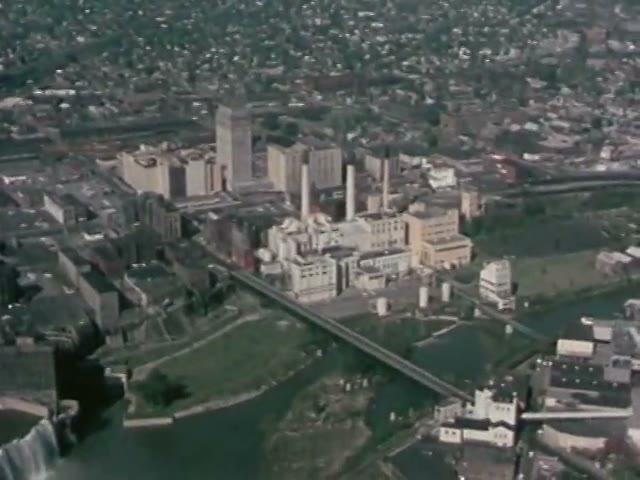
#> input picture assets/film/c_aerial/001.jpg, 640 x 480 px
$ python -i prep.py   (imports and definitions only)
#> lines starting #> are read from the running program, lines starting #| are printed output that depends on the picture
#> further down, picture is the input picture: PIL image 640x480 RGB; mean R, G, B 80.3, 86.4, 82.4
#!/usr/bin/env python3
"""raw/* → assets/ for the page (run with the library's Python, which has PIL):
photos → <name>.jpg (longest side capped); the 1906 shareholders' book pages → the photograph only (auto-cropped from the cream page);
line drawings (patents, cutaway, Sasson sketch) → <name>.png as ink on transparent (drawn cream on the dark ground);
the 1963 film and the 2012-era tower time-lapse → assets/film/<clip>/NNN.jpg at 12 fps; assets/sizes.json."""
import os, glob, json, subprocess
from PIL import Image, ImageOps, ImageFilter
Image.MAX_IMAGE_PIXELS = None
# [1 line not run here, left out]
INK = {'patent1', 'patent2', 'nara_camera', 'pat75_1', 'pat75_2', 'cutaway', 'sasson_cam'}
def fresh(out, src): return os.path.exists(out) and os.path.getmtime(out) > max(os.path.getmtime(src), os.path.getmtime(__file__))
def ink(im, lo=215, span=150):
#> called with lo = 215, span = 150
    g = ImageOps.autocontrast(ImageOps.grayscale(im), cutoff=(1, 1))
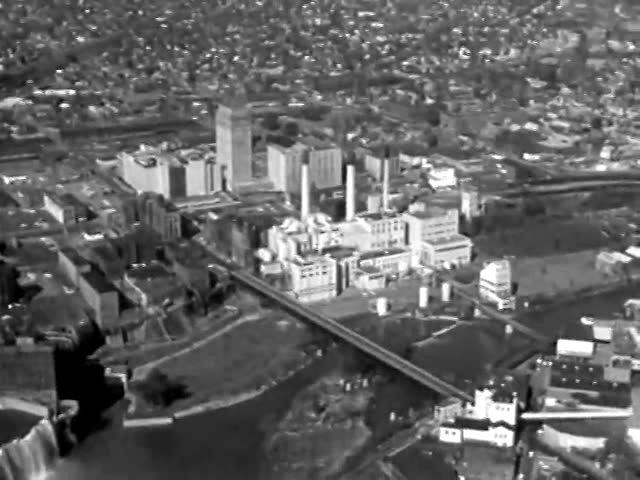
#> g: PIL image 640x480 L; min 0, max 255, mean 99.7
    a = g.point(lambda v: max(0, min(255, int((lo - v) * 255 / span)))).filter(ImageFilter.GaussianBlur(.5))
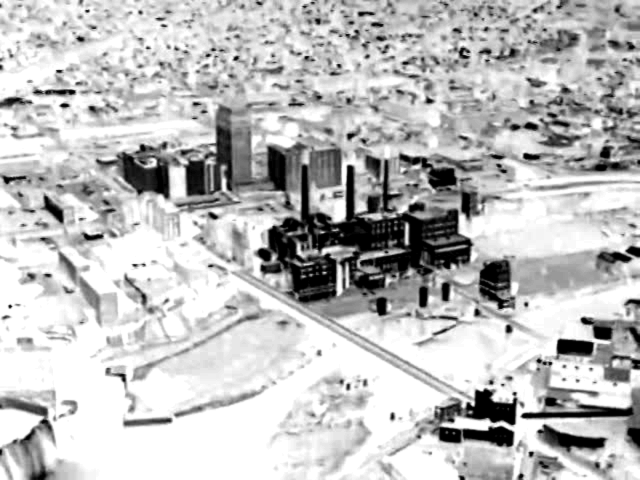
#> a: PIL image 640x480 L; min 0, max 255, mean 190.3
    o = Image.new('RGBA', im.size, (42, 32, 24, 255)); o.putalpha(a); bb = a.point(lambda v: 255 if v > 40 else 0).getbbox()
#> after `o = Image.new('RGBA', im.size, (42, 32, 24, 255))`:
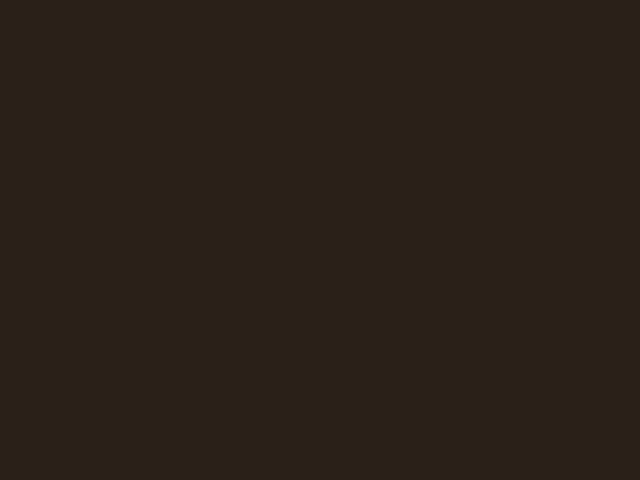
#> o: PIL image 640x480 RGBA; mean R, G, B, A 42, 32, 24, 255
#> after `o.putalpha(a)`:
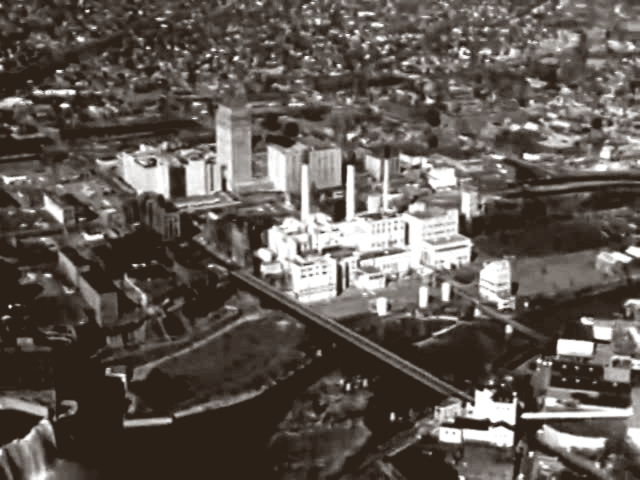
#> o: PIL image 640x480 RGBA; mean R, G, B, A 42, 32, 24, 190.3; transparent parts drawn white
#> after `bb = a.point(lambda v: 255 if v > 40 else 0).getbbox()`: bb = (0, 0, 640, 480)
    return o.crop(bb) if bb else o
def photo_box(im):   # the darkest large rectangle on a cream page: rows/cols where most pixels are darker than the paper
    g = ImageOps.grayscale(im).resize((400, int(400 * im.height / im.width))); w, h = g.size; px = g.load()
    paper = sorted(px[x, y] for x in range(0, w, 7) for y in range(0, h, 7))[-len(range(0, w, 7)) * len(range(0, h, 7)) // 5]
    dark = lambda v: v < paper - 38
    rows = [sum(dark(px[x, y]) for x in range(w)) / w for y in range(h)]; cols = [sum(dark(px[x, y]) for y in range(h)) / h for x in range(w)]
    ys = [y for y, r in enumerate(rows) if r > .45]; xs = [x for x, c in enumerate(cols) if c > .35]
    if not ys or not xs: return None
    s = im.width / w; return (int(xs[0] * s) + 6, int(ys[0] * s) + 6, int((xs[-1] + 1) * s) - 6, int((ys[-1] + 1) * s) - 6)
# [12 lines not run here, left out]
# ── film clips: (clip, source, start s, end s, width) ──
CLIPS = [('c_midtown', 'film_roc1963a', 41.0, 50.0, 640), ('c_falls', 'film_roc1963a', 356.0, 364.0, 640),
         ('c_aerial', 'film_roc1963a', 366.0, 374.0, 640), ('c_main', 'film_roc1963a', 376.0, 388.0, 640),
         ('c_skyline', 'film_roc1963a', 390.5, 397.0, 640), ('c_aerial2', 'film_roc1963b', 1.0, 8.5, 640),
         ('c_kodak', 'film_roc1963b', 10.5, 21.0, 640), ('c_industry', 'film_roc1963b', 285.5, 296.5, 640),
         ('c_orch', 'film_roc1963b', 417.0, 431.0, 640), ('c_audience', 'film_roc1963b', 432.5, 446.0, 640),
         ('c_tower', 'film_towerlapse', 2.0, 14.0, 1280)]
NCLIP = {}
# [6 lines not run here, left out]
sizes = {}
# [4 lines not run here, left out]

>>> from PIL import Image
>>> picture = Image.open('../assets/film/c_aerial/001.jpg')
>>> result = ink(picture)

$ run again, on assets/film/c_aerial2/008.jpg
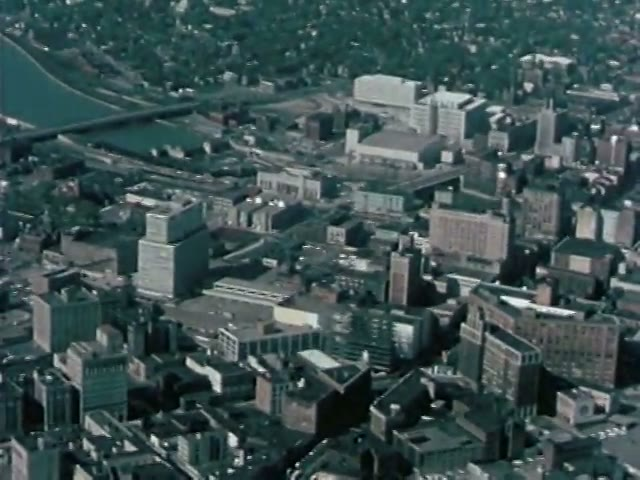
#> input picture assets/film/c_aerial2/008.jpg, 640 x 480 px
#> picture is the input picture: PIL image 640x480 RGB; mean R, G, B 60.7, 80.1, 80.4
#> in ink, `a = g.point(lambda v: max(0, min(255, int((lo - v) * 255 / span)))).fi..`:
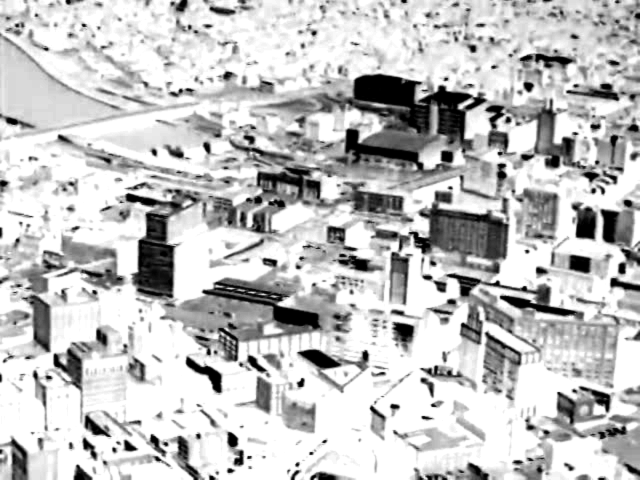
#> a: PIL image 640x480 L; min 0, max 255, mean 194.4
#> in ink, `o.putalpha(a)`:
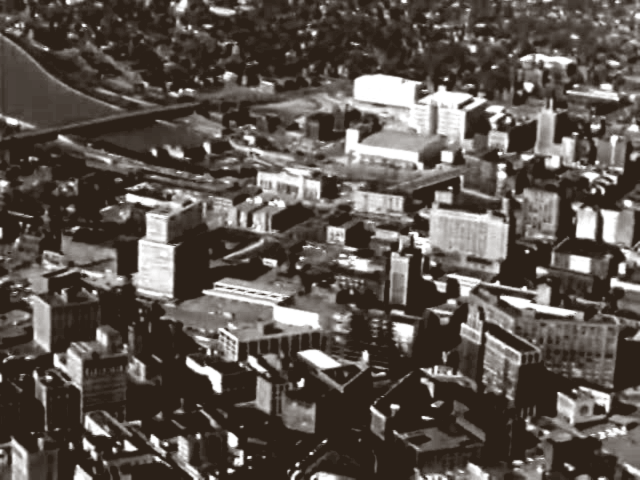
#> o: PIL image 640x480 RGBA; mean R, G, B, A 42, 32, 24, 194.4; transparent parts drawn white
#> bb = (0, 0, 640, 480)

$ run again, on assets/film/c_audience/002.jpg
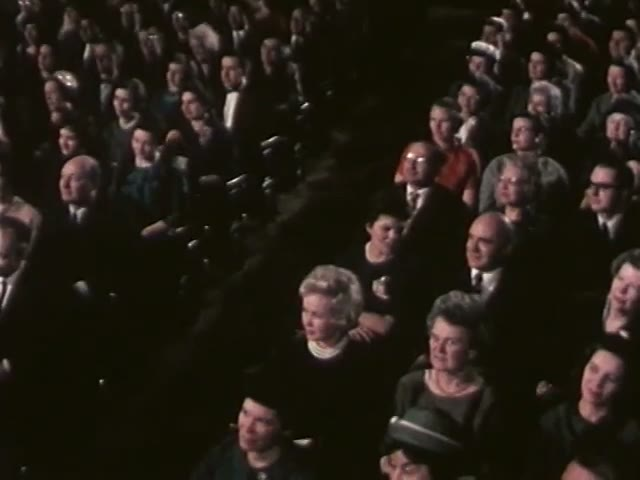
#> input picture assets/film/c_audience/002.jpg, 640 x 480 px
#> picture is the input picture: PIL image 640x480 RGB; mean R, G, B 35.9, 29.6, 20.8
#> in ink, `a = g.point(lambda v: max(0, min(255, int((lo - v) * 255 / span)))).fi..`:
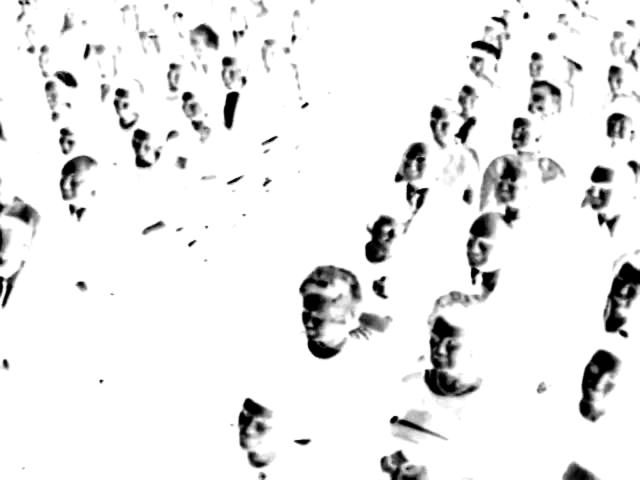
#> a: PIL image 640x480 L; min 0, max 255, mean 235.1
#> in ink, `o.putalpha(a)`:
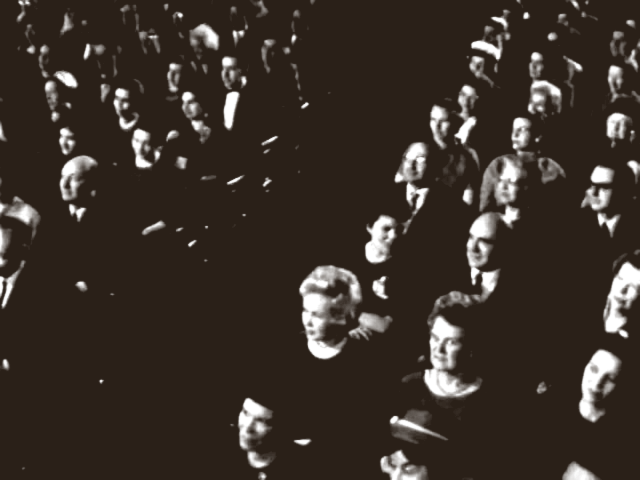
#> o: PIL image 640x480 RGBA; mean R, G, B, A 42, 32, 24, 235.1; transparent parts drawn white
#> bb = (0, 0, 640, 480)
